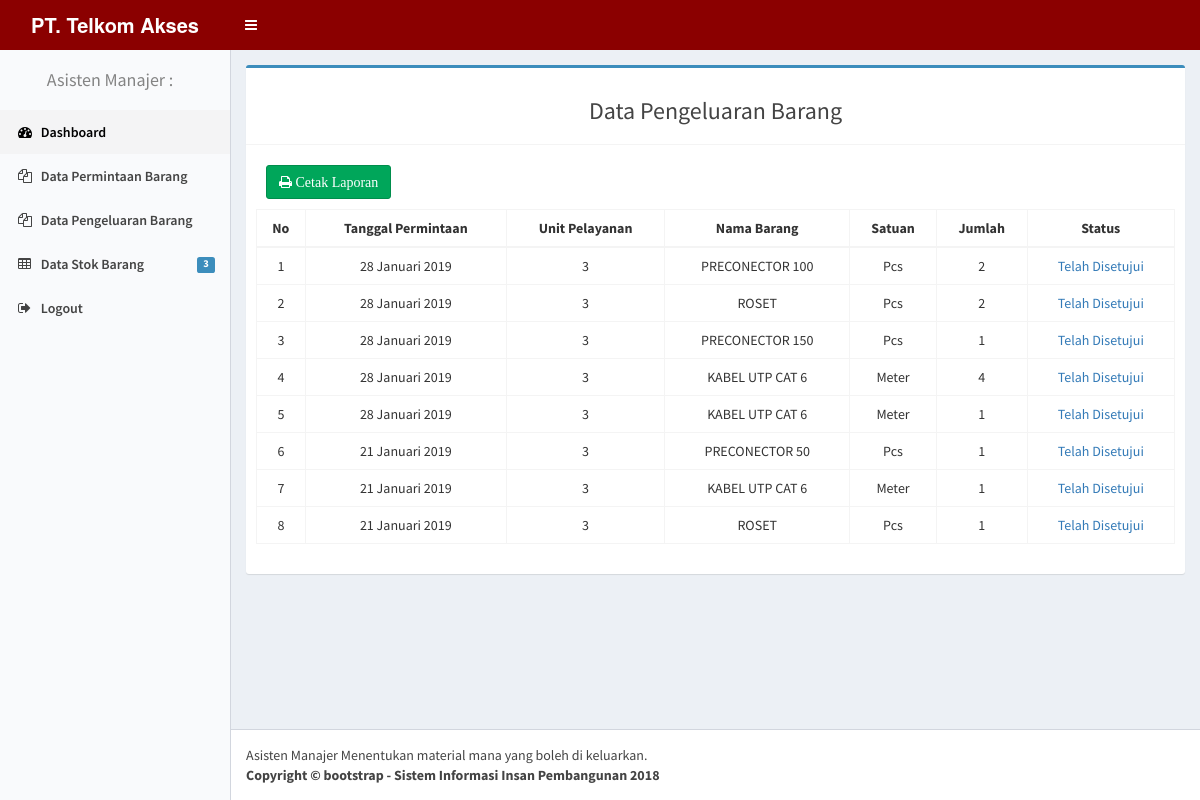
Page /asmen_gudang/index.php?p=disetujui on the committed database.
### tables this page shows
CREATE TABLE IF NOT EXISTS `permintaan` (
  `id_permintaan` int(100) NOT NULL AUTO_INCREMENT,
  `id_user` int(11) NOT NULL,
  `kode_brg` varchar(5) NOT NULL,
  `id_jenis` int(11) NOT NULL,
  `jumlah` int(11) NOT NULL,
  `tgl_permintaan` date NOT NULL,
  `nik` int(11) NOT NULL,
  `status` int(11) NOT NULL,
  PRIMARY KEY (`id_permintaan`)
);

CREATE TABLE IF NOT EXISTS `stokbarang` (
  `kode_brg` varchar(5) NOT NULL,
  `id_jenis` int(2) NOT NULL,
  `nama_brg` varchar(30) NOT NULL,
  `satuan` varchar(50) DEFAULT NULL,
  `stok` int(11) NOT NULL,
  `tgl_masuk` date NOT NULL,
  PRIMARY KEY (`kode_brg`)
);

### fungsi/fungsi.php (called while the page is built)
<?php
	function tanggal_indo($tanggal) {
		$bulan = array(1=>'Januari',
						  'Februari',
						  'Maret',
						  'April',
						  'Mei',
						  'Juni',
						  'Juli',
						  'Agustus',
						  'September',
						  'Oktober',
						  'November',
						  'Desember'
				);
		$split = explode('-', $tanggal);
		$tanggal_indo = $split[2] . ' ' . $bulan[(int)$split[1]] . ' ' . $split[0];
		return $tanggal_indo;
	}
?>

### asmen_gudang/disetujui.php (the view, shortened to what this page needs)
<?php
    include "../fungsi/koneksi.php";
	include "../fungsi/fungsi.php";
    $query = mysqli_query($koneksi, "SELECT permintaan.id_permintaan, permintaan.kode_brg, tgl_permintaan, id_user, nama_brg, jumlah, satuan,  status FROM permintaan INNER JOIN stokbarang ON permintaan.kode_brg = stokbarang.kode_brg WHERE status=1 ORDER BY tgl_permintaan DESC ");
?>
<section class="content">
    <div class="row">
        <div class="col-sm-12">
             <div class="box box-primary">
                <div class="box-header with-border">
                    <h3 class="text-center">Data Pengeluaran Barang</h3>
                </div>
                <div class="box-body">
				<a href="cetakbarang.php" target="_blank" style="margin:10px;" class="btn btn-success"><i class='fa fa-print'> Cetak Laporan</i></a>
                    <div class="table-responsive">
                        <table class="table table-bordered table-hover text-center" id="datapesanan">
                            <thead  >
                                <tr>
                                    <th>No</th>
									<th>Tanggal Permintaan</th>
                                    <th>Unit Pelayanan</th>
                                    <th>Nama Barang</th>
									<th>Satuan</th>
                                    <th>Jumlah</th>
                                    <th>Status</th>
                                </tr>
                            </thead>
                            <tbody>
                                <tr>
                                    <?php
                                        $no =1 ;
                                        if (mysqli_num_rows($query)) {
                                            while($row=mysqli_fetch_assoc($query)):
                                     ?>
                                        <td> <?= $no; ?> </td>
										<td> <?= tanggal_indo($row['tgl_permintaan']); ?> </td>
                                        <td> <?= $row['id_user']; ?> </td>
                                        <td> <?= $row['nama_brg']; ?> </td>
										<td> <?= $row['satuan']; ?> </td>
                                        <td> <?= $row['jumlah']; ?> </td>
                                        <td > <?php
                                                if ($row['status'] == 0){
                                                    echo '<span class=text-warning>Belum Disetujui</span>';
                                                } elseif ($row['status'] == 1) {
                                                    echo '<span class=text-primary>Telah Disetujui</span>';
                                                } else {
                                                    echo '<span class=text-danger>Tidak Disetujui</span>';
                                                }
                                               ?>
                                         </td>
                            </tr>
                            <?php $no++; endwhile; }else {echo "<tr><td colspan=9>Belum ada permintaan disetujui</td></tr>" . mysqli_error($koneksi);} ?>
                            </tbody>
                        </table>
                    </div>
                </div>
            </div>
        </div>
    </div>
</section>

### rows in the picture
permintaan: tgl_permintaan "28 Januari 2019", id_user "3", kode_brg.nama_brg "PRECONECTOR 100", kode_brg.satuan "Pcs", jumlah "2", status "Telah Disetujui"
permintaan: tgl_permintaan "28 Januari 2019", id_user "3", kode_brg.nama_brg "ROSET", kode_brg.satuan "Pcs", jumlah "2", status "Telah Disetujui"
permintaan: tgl_permintaan "28 Januari 2019", id_user "3", kode_brg.nama_brg "PRECONECTOR 150", kode_brg.satuan "Pcs", jumlah "1", status "Telah Disetujui"
permintaan: tgl_permintaan "28 Januari 2019", id_user "3", kode_brg.nama_brg "KABEL UTP CAT 6", kode_brg.satuan "Meter", jumlah "4", status "Telah Disetujui"
permintaan: tgl_permintaan "28 Januari 2019", id_user "3", kode_brg.nama_brg "KABEL UTP CAT 6", kode_brg.satuan "Meter", jumlah "1", status "Telah Disetujui"
permintaan: tgl_permintaan "21 Januari 2019", id_user "3", kode_brg.nama_brg "PRECONECTOR 50", kode_brg.satuan "Pcs", jumlah "1", status "Telah Disetujui"
permintaan: tgl_permintaan "21 Januari 2019", id_user "3", kode_brg.nama_brg "KABEL UTP CAT 6", kode_brg.satuan "Meter", jumlah "1", status "Telah Disetujui"
permintaan: tgl_permintaan "21 Januari 2019", id_user "3", kode_brg.nama_brg "ROSET", kode_brg.satuan "Pcs", jumlah "1", status "Telah Disetujui"

### other values in the picture
$data['jumlah'] "3"
